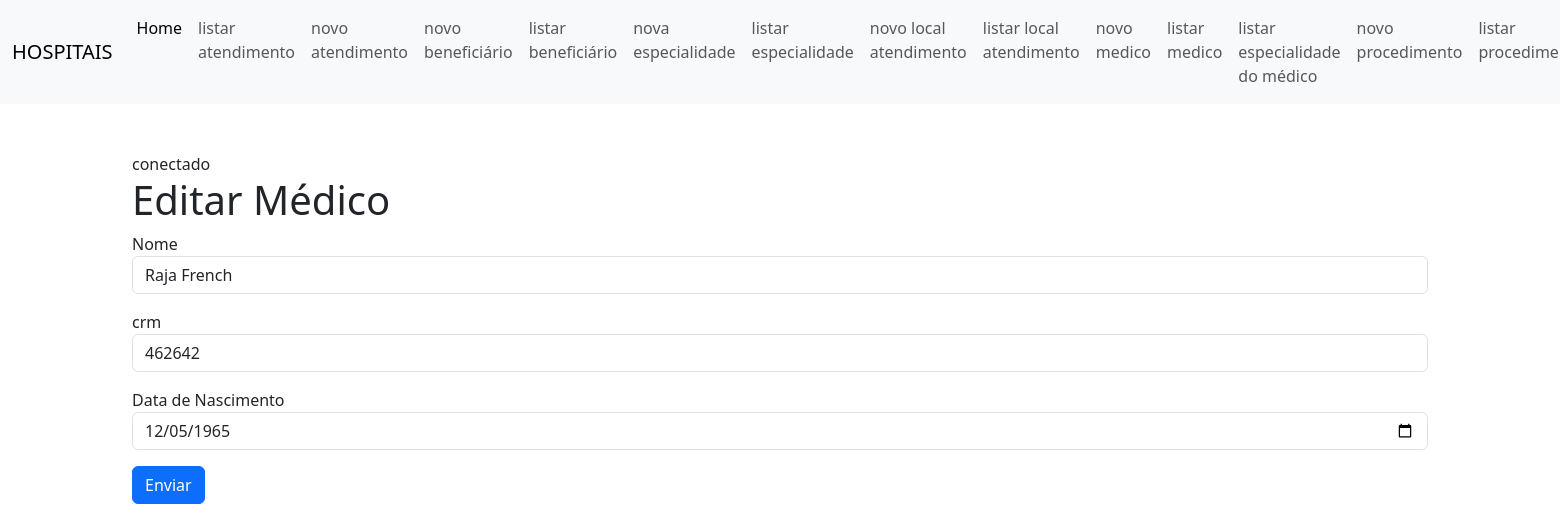
Page /?page=editar-medico&id=1 on the committed database.
### tables this page shows
create table Medico(
	id int primary key auto_increment,
	nome VARCHAR(255),
  crm VARCHAR(10),
  data_nasc DATE
);

### CRUD/Medico/editar-medico.php (the view, shortened to what this page needs)
<h1>Editar Médico</h1>
<?php
  $sql = "SELECT * FROM Medico where id=".$_REQUEST["id"];
  $res = $conn->query($sql);
  $row = $res->fetch_object();
?>
<form action="?page=salvar-medico" method="POST">
  <div class="mb-3">
    <label>Nome</label>
    <input type="text" class="form-control" value="<?php print $row->nome; ?>" name="nome">
  </div>
  <div class="mb-3">
    <label>crm</label>
    <input type="text" name="crm" maxlength="10" value="<?php print $row->crm; ?>" class="form-control">
  </div>
  <div class="mb-3">
    <label>Data de Nascimento</label>
    <input type="date" name="data_nasc" value="<?php print $row->data_nasc; ?>" class="form-control">
  </div>
  <div class="mb-3">
    <button class="btn btn-primary">Enviar</button>
  </div>
</form>

### rows in the picture
medico: nome "Raja French", crm "462642", data_nasc "12/05/1965"
